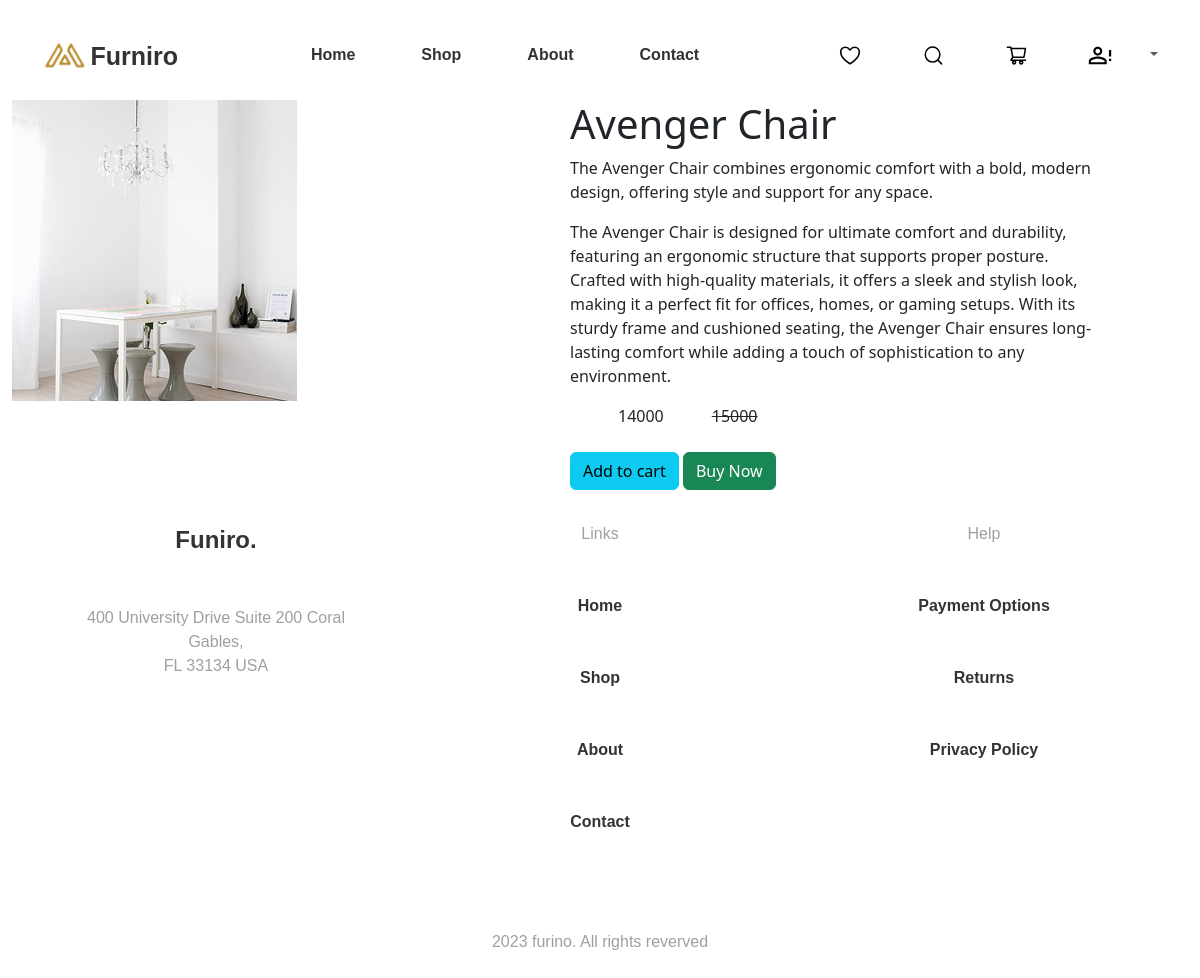
/single_product/11, run on the app's committed database.
### core/models.py (models this page shows, shortened)
class Furniture(models.Model):
    Category_Choice = [
        ("CHAIR", 'Chair'),
        ("SOFA", 'Sofa'),
        ('TABLE', 'Table')
    ]
    name = models.CharField(max_length=255)
    category = models.CharField(max_length=20, choices= Category_Choice)
    small_description = models.CharField(max_length=255)
    description = models.TextField()
    selling_price = models.IntegerField()
    discounted_price = models.IntegerField()
    percentage = models.IntegerField(default=0)
    price_and_quantity_total = models.IntegerField(default=0)
    furniture_img = models.ImageField(upload_to="furniture_img")

### core/views.py (the view)
# urls.py: path("single_product/<int:id>", views.single_product, name="single"),
def single_product(request, id):
    sp = Furniture.objects.get(pk = id)
    return render(request, 'core/single_product.html', {'sp': sp})

### core/templates/core/single_product.html (shortened to what this page needs)
{% extends "core/base.html" %}
{% load static %}
{% block content %}
<section class="container row">
    <div class="col-lg-6">
            <img class= 'img-fluid' src="{{sp.furniture_img.url}}" alt="aaaa meri jaan !!">
    </div>
    <div class="col-lg-6">
        <h1>{{sp.name}}</h1>
        <p>{{sp.small_description}}</p>
        <p>{{sp.description}}</p>
        <div class="price d-flex">
            <p class="mx-5">{{sp.discounted_price}}</p>
            <s>{{sp.selling_price}}</s>
        </div>
        <a href="{% url "addtocart" sp.id %}" class="btn btn-info my-2 mr-2">Add to cart</a>
        <a href="{% url "buynow" sp.id %}" class="btn btn-success my-2">Buy Now</a>
    </div>
</section>
{% endblock content %}

### core/static/core/css/home.css (style rules this page uses)
:root { --pure: #FFFFFF; --dark: #333333; --grey: #9F9F9F; --text_grey: #616161; --grid-grey: #F4F5F7; --primary_brown: #FFF3E3; --secondary_brown: #B88E2F; --red: #E97171; --green: #2EC1AC; }
* { margin: 0; padding: 0; box-sizing: border-box; }

### data on the page
Furniture: furniture_img (picture), name "Avenger Chair", small_description "The Avenger Chair combines ergonomic comfort with a bold, modern design, offering style and support for any space.", description "The Avenger Chair is designed for ultimate comfort and durability, featuring an ergonomic structure that supports proper posture. Crafted with high-quality materials, it offers a sleek and stylish look, making it a perfect fit for offices, homes, or gaming setups. With its sturdy frame and cushioned seating, the Avenger Chair ensures long-lasting comfort while adding a touch of sophistication to any environment.", discounted_price "14000", selling_price "15000"
